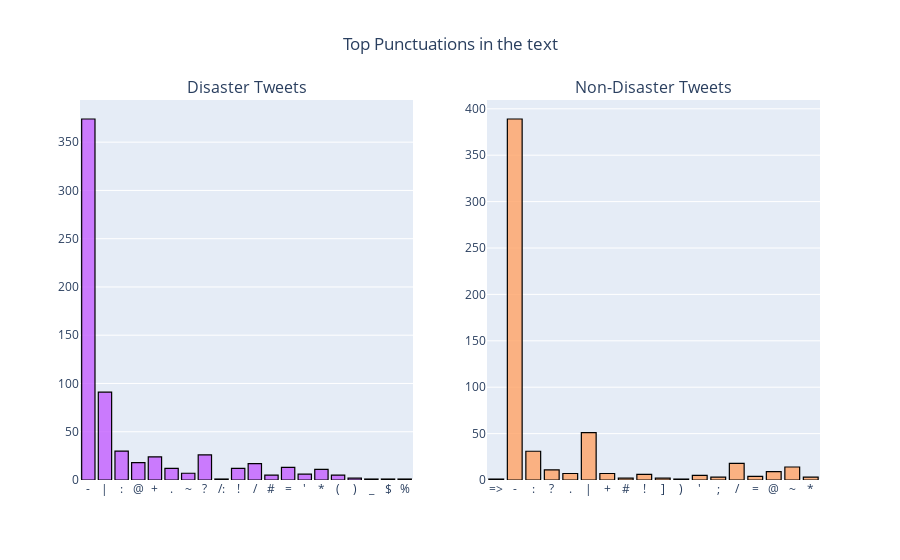

Notebook code cell kept with this figure:
### Markdown cell above
## 2.5 Visualising most common punctuations in the text data

### Code cell
values_list = []

def analyze_punctuations(data,func,targetlist):
  
  for label in range(0,len(targetlist)):
    corpus = func(targetlist[label])
    dic = defaultdict(int)
    
    for word in corpus:
        if word in punctuation:
            dic[word] += 1 
    
    x_items, y_values = zip(*dic.items())
    
    values_list.append(x_items)
    values_list.append(y_values)

#analyzing punctuations for 0 and 1 target labels
analyze_punctuations(data,create_corpus,[0,1])

fig = make_subplots(rows=1, cols=2,
                    subplot_titles=("Disaster Tweets", "Non-Disaster Tweets"))
  
fig.add_trace(
    
    go.Bar(x=values_list[0],y=values_list[1],
           marker=dict(color= 'rgba(196, 94, 255,0.8)'),
           marker_line=dict(color='black'),marker_line_width=1.2),
           row=1, col=1
    
).add_trace(
    
    go.Bar(x=values_list[2],y=values_list[3],
          marker=dict(color= 'rgba(255, 163, 102,0.8)'),
          marker_line=dict(color='black'),marker_line_width=1.2),
          row=1, col=2
    
).update_layout(title_text="Top Punctuations in the text",
                title_x=0.5,showlegend=False).show()

# py.plot(fig,filename='Top Punctuations in the text',auto_open=False,show_link=False)

### Figure 1 — Plotly figure (JSON) as saved in the notebook; plotly's stock layout.template omitted (floating-point values rounded to 4 significant figures)
{"data": [{"marker": {"color": "rgba(196, 94, 255,0.8)", "line": {"color": "black", "width": 1.2}}, "type": "bar", "x": ["-", "|", ":", "@", "+", ".", "~", "?", "/:", "!", "/", "#", "=", "'", "*", "(", ")", "_", "$", "%"], "xaxis": "x", "y": [374, 91, 30, 18, 24, 12, 7, 26, 1, 12, 17, 5, 13, 6, 11, 5, 2, 1, 1, 1], "yaxis": "y"}, {"marker": {"color": "rgba(255, 163, 102,0.8)", "line": {"color": "black", "width": 1.2}}, "type": "bar", "x": ["=>", "-", ":", "?", ".", "|", "+", "#", "!", "]", ")", "'", ";", "/", "=", "@", "~", "*"], "xaxis": "x2", "y": [1, 389, 31, 11, 7, 51, 7, 2, 6, 2, 1, 5, 3, 18, 4, 9, 14, 3], "yaxis": "y2"}], "layout": {"annotations": [{"font": {"size": 16}, "showarrow": false, "text": "Disaster Tweets", "x": 0.225, "xanchor": "center", "xref": "paper", "y": 1, "yanchor": "bottom", "yref": "paper"}, {"font": {"size": 16}, "showarrow": false, "text": "Non-Disaster Tweets", "x": 0.775, "xanchor": "center", "xref": "paper", "y": 1, "yanchor": "bottom", "yref": "paper"}], "showlegend": false, "title": {"text": "Top Punctuations in the text", "x": 0.5}, "xaxis": {"anchor": "y", "domain": [0, 0.45]}, "xaxis2": {"anchor": "y2", "domain": [0.55, 1]}, "yaxis": {"anchor": "x", "domain": [0, 1]}, "yaxis2": {"anchor": "x2", "domain": [0, 1]}}}
